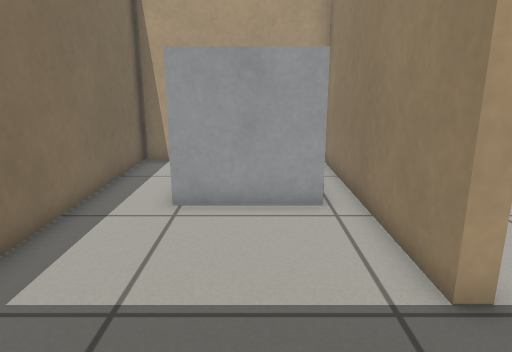
View 1 (above)

17 first-person views from a walk through a Gazebo world. The camera is 0.78 m above the floor, tilts 14° down and sees 70° across. The floor is counted in squares, 0.25 m on a side. Each view is taken from the middle of a square. On the plan, view 1 faces up. The plan holds only what a view shows up to about 20 squares ahead; the rest is blank.

View 2
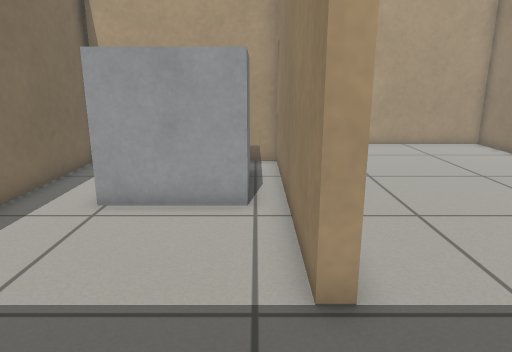

View 3
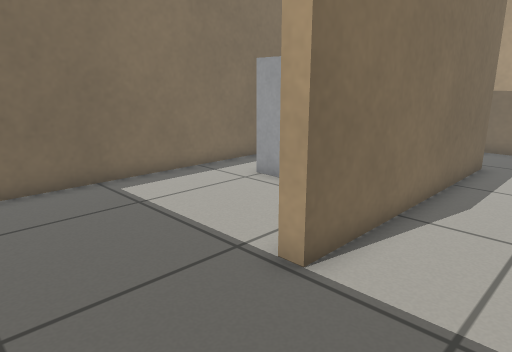

View 4
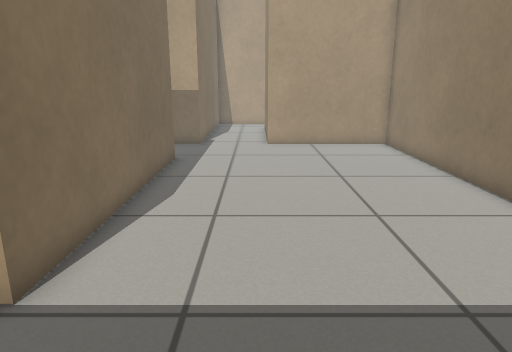

View 5
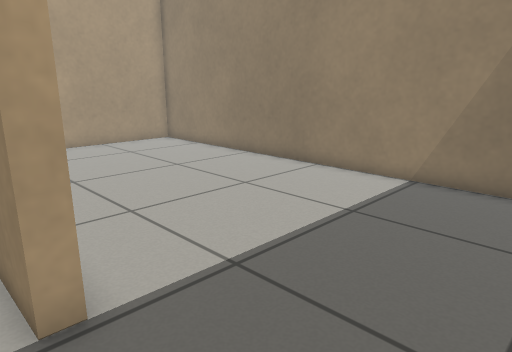

View 6
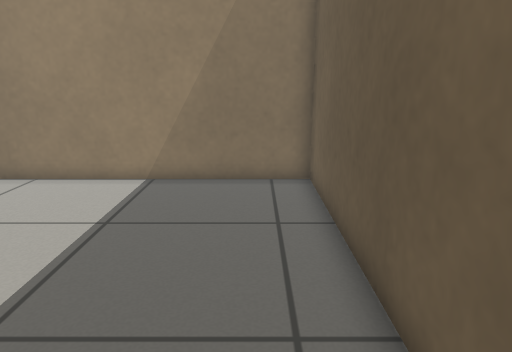

View 7
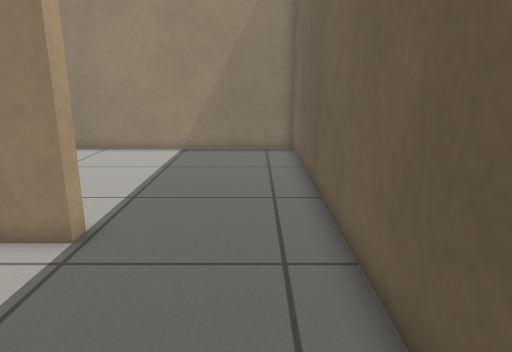

View 8
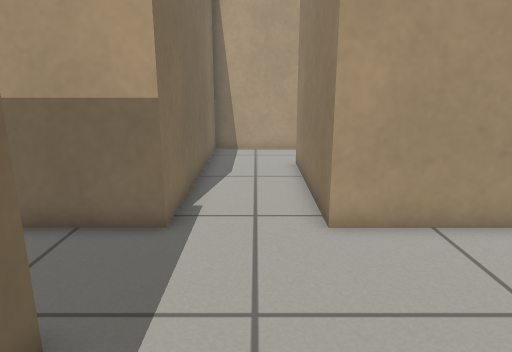

View 9
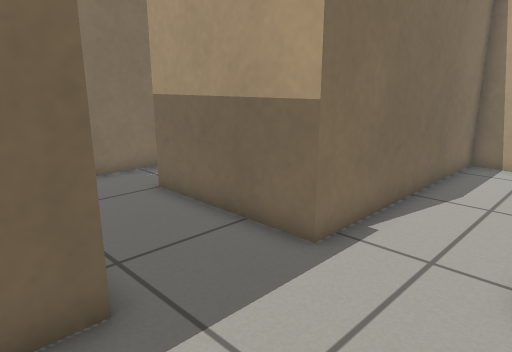

View 10
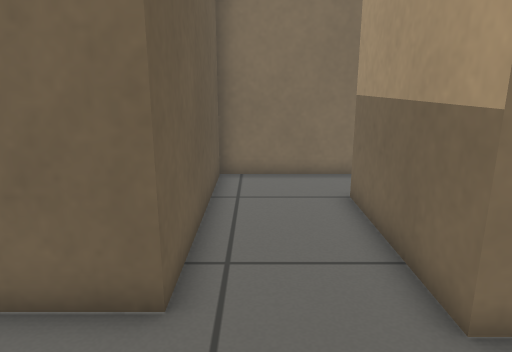

View 11
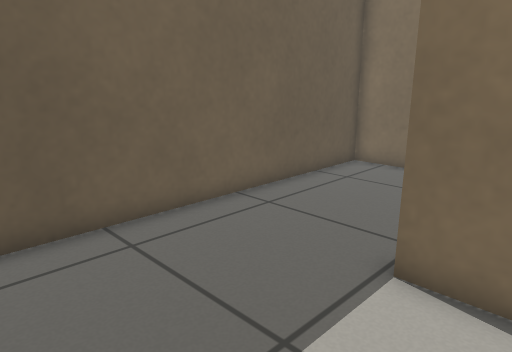

View 12
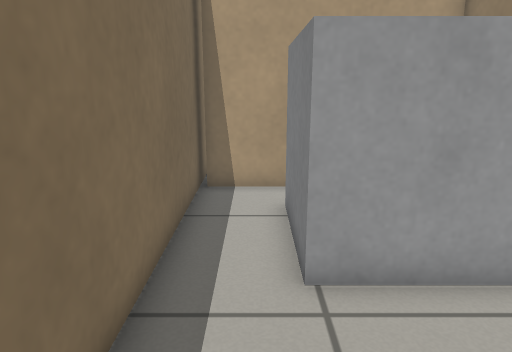

View 13
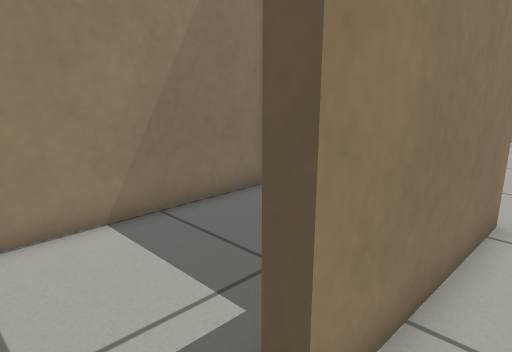

View 14
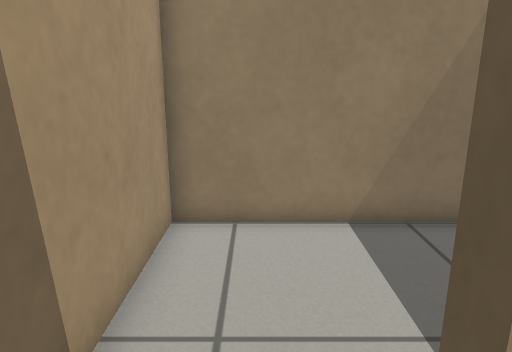

View 15
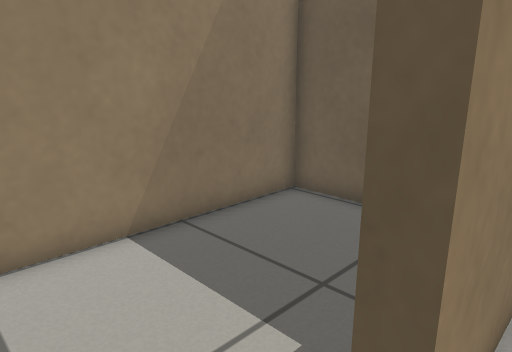

View 16
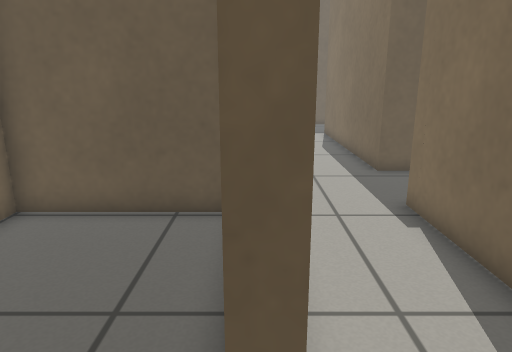

View 17
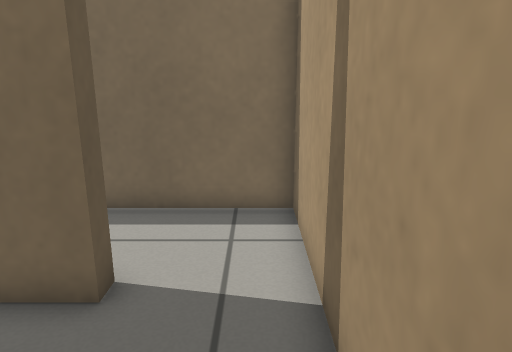

### Floor plan
Key: @ floor where view 1 was taken; # wall or solid block; . floor; B grey box.
Columns run from 5 left of view 1 to 14 right of it. Each row starts with its distance up from view 1.
 30          ###########
 29          #.........#
 28          #.........#
 27          #.........#
 26          #...#.....#
 25          #...#.....#
 24          #...#.....#
 23          #...#.....#
 22          #...#.....#
 21 #.       #...#.....#
 20 #..#######...#######
 19 #..................#
 18 #..................#
 17 #..................#
 16 #########..........#
 15 ####   ##..........#
 14 #...   .#..........#
 13 #..B    #..........#
 12 #..B   B#..........#
 11 #..B   B#..........#
 10 #..B   B#..........#
  9 #..BBBB.#..........#
  8 #.......#..........#
  7 #.......#..........#
  6 #.......#..........#
  5 #.......#..........#
  4 #..................#
  3 #..................#
  2 #..................#
  1 #..................#
  0 #....@.............#
 -1 ####################

Positions as (right, up) in squares from view 1, and headings:
1: (0, 0), facing up
2: (2, 0), facing up
3: (7, 0), facing up-left
4: (7, 0), facing up
5: (2, 0), facing up-right
6: (2, 1), facing right
7: (-4, 1), facing right
8: (6, 12), facing up
9: (8, 14), facing up-left
10: (8, 17), facing left
11: (9, 7), facing down-left
12: (-3, 4), facing up
13: (6, 29), facing down-right
14: (6, 28), facing right
15: (7, 29), facing down-right
16: (8, 29), facing down
17: (13, 29), facing left
